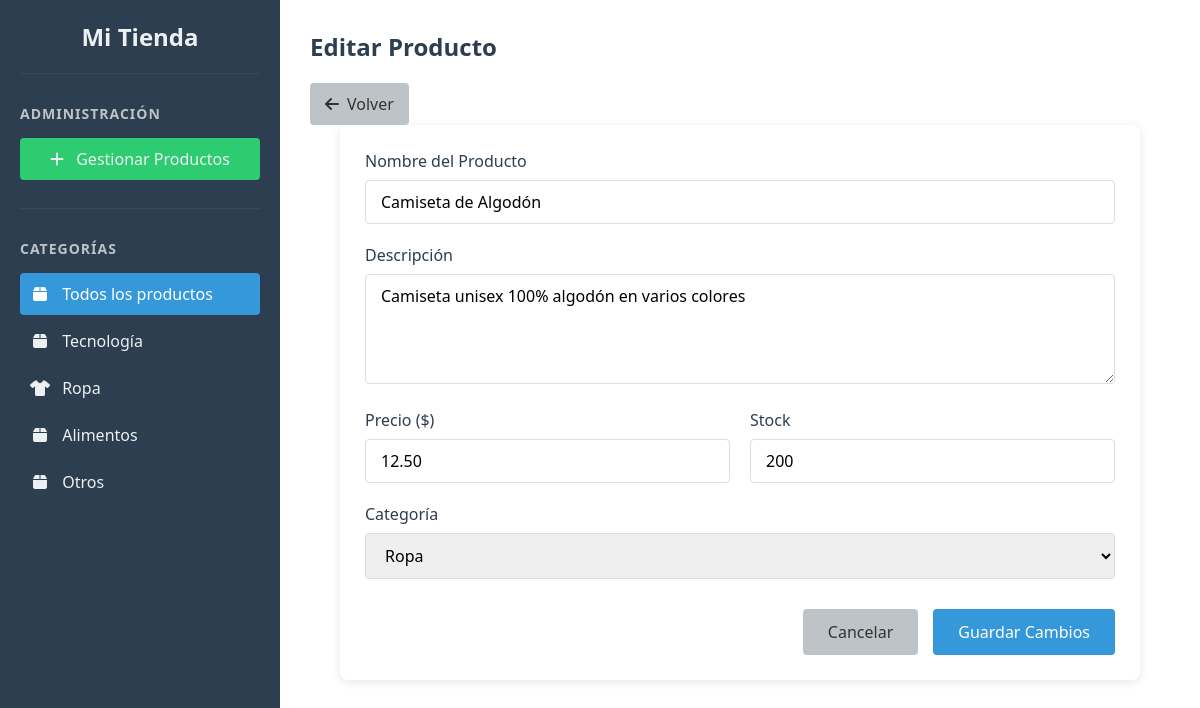
/controllers/updateProduct.php?id=2, run on the app's committed database.
### tables this page shows
CREATE TABLE category (
    id_category INT PRIMARY KEY AUTO_INCREMENT,
    name VARCHAR(50) NOT NULL,
    description TEXT
);

CREATE TABLE product (
    id_product INT PRIMARY KEY AUTO_INCREMENT,
    name VARCHAR(100) NOT NULL,
    description TEXT,
    price DECIMAL(10, 2) NOT NULL,
    stock INT DEFAULT 0,
    image_url VARCHAR(255),  
    id_category INT,
    FOREIGN KEY (id_category) REFERENCES category(id_category)
);

### controllers/updateProduct.php (called while the page is built, shortened)
<?php
include_once "../models/Product.php";
include_once "../models/Category.php";
$prod = new Product();
$category = new Category();
$idProduct = (int)$_GET["id"] ?? 0;
$product = $prod->getProductById($idProduct);
$categoriesResult = $category->getCategories();
$categories = [];
while($row = $categoriesResult->fetch_assoc()){
    $categories[] = $row;
}
include_once "../views/editProduct.php";

### controllers/asideCategory.php (called while the page is built)
<?php
include_once "../models/Category.php";
$category= new Category;
$categories= $category->getCategories();
include "../views/components/aside.php";

### models/Connection.php (called while the page is built, shortened)
<?php
class Connection{
    private $serverName= "localhost";
    private $user= "root";
    private $pass= "";
    private $db= "basic_shop";
    public function getConnection(){
        try {
            $this->conn=new mysqli($this->serverName,$this->user,$this->pass,$this->db);
            return $this->conn;
        } catch (Exception $error) {
            print("Error al conectar: ". $error->getMessage());
        }
    }
}

### models/Category.php (called while the page is built, shortened)
<?php
include_once "Connection.php";
class Category extends Connection{
    function getCategories(){
        try {
            $query="SELECT * FROM category";
            $pre=$this->conn->prepare($query);
            $pre->execute();
            $result= $pre->get_result();
            return $result;
        } catch (Exception $error) {
            error_log("Error al obtener Productos: " . $error->getMessage());
        }
    }
}

### models/Product.php (called while the page is built, shortened)
<?php
include_once "Connection.php";
class Product extends Connection{
    function getProductById($id){
        try {
            $query = "SELECT * FROM product WHERE id_product = ?";
            $pre = $this->conn->prepare($query);
            $pre->bind_param("i", $id);
            $pre->execute();
            $result = $pre->get_result();
            return $result->fetch_assoc();
        } catch (Exception $error) {
            print("Error al obtener Productos: " . $error->getMessage());
            return false;
        }
    }
}

### views/editProduct.php (the view, shortened to what this page needs)
<!DOCTYPE html>
<html lang="es">
<head>
    <link rel="stylesheet" href="../public/styles/product.css">
    <link rel="stylesheet" href="../public/styles/product.css">
    <link rel="stylesheet" href="../public/styles/editProduct.css">
    <link rel="stylesheet" href="https://cdnjs.cloudflare.com/ajax/libs/font-awesome/6.0.0-beta3/css/all.min.css">
</head>
<body>
    <div class="app">
        <?php include_once"../controllers/asideCategory.php" ?>
        <main class="main">
            <div class="main__header">
                <h2 class="main__title">Editar Producto</h2>
                <a href="listProducts.php" class="main__back-btn">
                    <i class="fas fa-arrow-left"></i> Volver
                </a>
            </div>
            <form method="POST" class="product-form">
                <div class="form-group">
                    <label for="name">Nombre del Producto</label>
                    <input type="text" id="name" name="name" value="<?= htmlspecialchars($product['name']) ?>" required>
                </div>
                <div class="form-group">
                    <label for="description">Descripción</label>
                    <textarea id="description" name="description" rows="4" required><?= htmlspecialchars($product['description']) ?></textarea>
                </div>
                <div class="form-row">
                    <div class="form-group">
                        <label for="price">Precio ($)</label>
                        <input type="number" id="price" name="price" step="0.01" min="0" value="<?= $product['price'] ?>" required>
                    </div>
                    <div class="form-group">
                        <label for="stock">Stock</label>
                        <input type="number" id="stock" name="stock" min="0" value="<?= $product['stock'] ?>" required>
                    </div>
                </div>
                <div class="form-group">
                    <label for="category">Categoría</label>
                    <select id="category" name="category" required>
                        <?php foreach ($categories as $category): ?>
                            <option value="<?= $category['id_category'] ?>" <?= $category['id_category'] == $product['id_category'] ? 'selected' : '' ?>>
                                <?= htmlspecialchars($category['name']) ?>
                            </option>
                        <?php endforeach; ?>
                    </select>
                </div>
                <div class="form-actions">
                    <a href="manageProducts.php" class="cancel-btn">Cancelar</a>
                    <button type="submit" class="submit-btn">Guardar Cambios</button>
                </div>
            </form>
        </main>
    </div>
</body>
</html>

### views/components/aside.php
<aside class="sidebar">
            <div class="sidebar__logo">
                <h1 class="sidebar__title">Mi Tienda</h1>
            </div>
            <div class="sidebar__admin">
                <h3 class="sidebar__subtitle">Administración</h3>
                <a href="../controllers/listProducts.php" class="sidebar__btn sidebar__btn--add">
                    <i class="fas fa-plus"></i> Gestionar Productos
                </a>
            </div>
            <div class="sidebar__categories">
                <h3 class="sidebar__subtitle">Categorías</h3>
                <ul class="sidebar__list">
                    <li class="sidebar__item <?= !isset($_GET['category_id']) ? 'sidebar__item--active' : '' ?>">
                        <a href="showProducts.php" class="sidebar__link">
                            <i class="fas fa-box"></i> Todos los productos
                        </a>
                    </li>
                    <?php foreach ($categories as $cat): ?>
                    <li class="sidebar__item <?= (isset($_GET['category_id']) && $_GET['category_id'] == $cat['id_category']) ? 'sidebar__item--active' : '' ?>">
                        <a href="showProducts.php?category_id=<?= $cat['id_category'] ?>" class="sidebar__link">
                            <i class="fas <?=
                                $cat['name'] == 'Electrónicos' ? 'fa-laptop' :
                                ($cat['name'] == 'Ropa' ? 'fa-tshirt' :
                                ($cat['name'] == 'Hogar' ? 'fa-home' : 'fa-box'))
                            ?>"></i>
                            <?= htmlspecialchars($cat['name']) ?>
                        </a>
                    </li>
                    <?php endforeach; ?>
                </ul>
            </div>
        </aside>

### public/styles/product.css (style rules this page uses)
:root { --color-primary: #2c3e50; --color-secondary: #3498db; --color-accent: #e74c3c; --color-success: #2ecc71; --color-text: #333; --color-light: #ecf0f1; --color-gray: #bdc3c7; --color-dark-gray: #34495e; }
* { margin: 0; padding: 0; box-sizing: border-box; font-family: 'Segoe UI', Tahoma, Geneva, Verdana, sans-serif; }
body { background-color: #f5f5f5; color: var(--color-text); }
.app { display: flex; min-height: 100vh; }
.sidebar { width: 280px; background-color: var(--color-primary); color: var(--color-light); padding: 20px; height: 100vh; position: sticky; top: 0; overflow-y: auto; }
.sidebar__logo { margin-bottom: 30px; padding-bottom: 20px; border-bottom: 1px solid var(--color-dark-gray); text-align: center; }
.sidebar__title { color: var(--color-light); }
.sidebar__admin { margin-bottom: 30px; padding-bottom: 20px; border-bottom: 1px solid var(--color-dark-gray); }
.sidebar__subtitle { margin-bottom: 15px; color: var(--color-gray); font-size: 14px; text-transform: uppercase; letter-spacing: 1px; }
.sidebar__btn { width: 100%; padding: 10px; margin-bottom: 8px; background-color: var(--color-secondary); color: var(--color-light); border: none; border-radius: 4px; cursor: pointer; text-align: left; transition: background-color 0.3s; display: inline-block; text-decoration: none; text-align: center; }
.sidebar__btn i { margin-right: 8px; }
.sidebar__btn--add { background-color: var(--color-success); }
.sidebar__list { list-style: none; }
.sidebar__item { padding: 0; margin-bottom: 5px; border-radius: 4px; transition: background-color 0.3s; }
.sidebar__link { display: block; padding: 10px; color: var(--color-light); text-decoration: none; border-radius: 4px; transition: background-color 0.3s; cursor: pointer; }
.sidebar__item--active .sidebar__link { background-color: var(--color-secondary); color: white; }
.sidebar__link i { margin-right: 8px; width: 20px; text-align: center; }
.main { flex: 1; padding: 30px; background-color: white; }
.main__title { margin-bottom: 20px; color: var(--color-primary); }

### public/styles/editProduct.css (style rules this page uses)
.main__back-btn { padding: 10px 15px; background-color: var(--color-gray); color: var(--color-text); border: none; border-radius: 4px; cursor: pointer; text-decoration: none; transition: background-color 0.3s; display: inline-flex; align-items: center; gap: 8px; }
.product-form { background-color: white; padding: 25px; border-radius: 8px; box-shadow: 0 2px 10px rgba(0, 0, 0, 0.1); max-width: 800px; margin: 0 auto; }
.form-group { margin-bottom: 20px; }
.form-group label { display: block; margin-bottom: 8px; font-weight: 500; color: var(--color-primary); }
.form-group input[type='text'], .form-group input[type='number'], .form-group textarea, .form-group select { width: 100%; padding: 10px 15px; border: 1px solid #ddd; border-radius: 4px; font-size: 16px; transition: border-color 0.3s; }
.form-group textarea { min-height: 100px; resize: vertical; }
.form-row { display: flex; gap: 20px; }
.form-row .form-group { flex: 1; }
.form-actions { display: flex; justify-content: flex-end; gap: 15px; margin-top: 30px; }
.submit-btn { padding: 12px 25px; background-color: var(--color-secondary); color: white; border: none; border-radius: 4px; cursor: pointer; font-size: 16px; transition: background-color 0.3s; }
.cancel-btn { padding: 12px 25px; background-color: var(--color-gray); color: var(--color-text); border: none; border-radius: 4px; cursor: pointer; font-size: 16px; transition: background-color 0.3s; text-decoration: none; display: inline-block; text-align: center; }

### data on the page
category: name "Tecnología"
category: name "Ropa"
category: name "Alimentos"
category: name "Otros"
product: name "Camiseta de Algodón", description "Camiseta unisex 100% algodón en varios colores", price "12.50", stock "200", category "Ropa"
